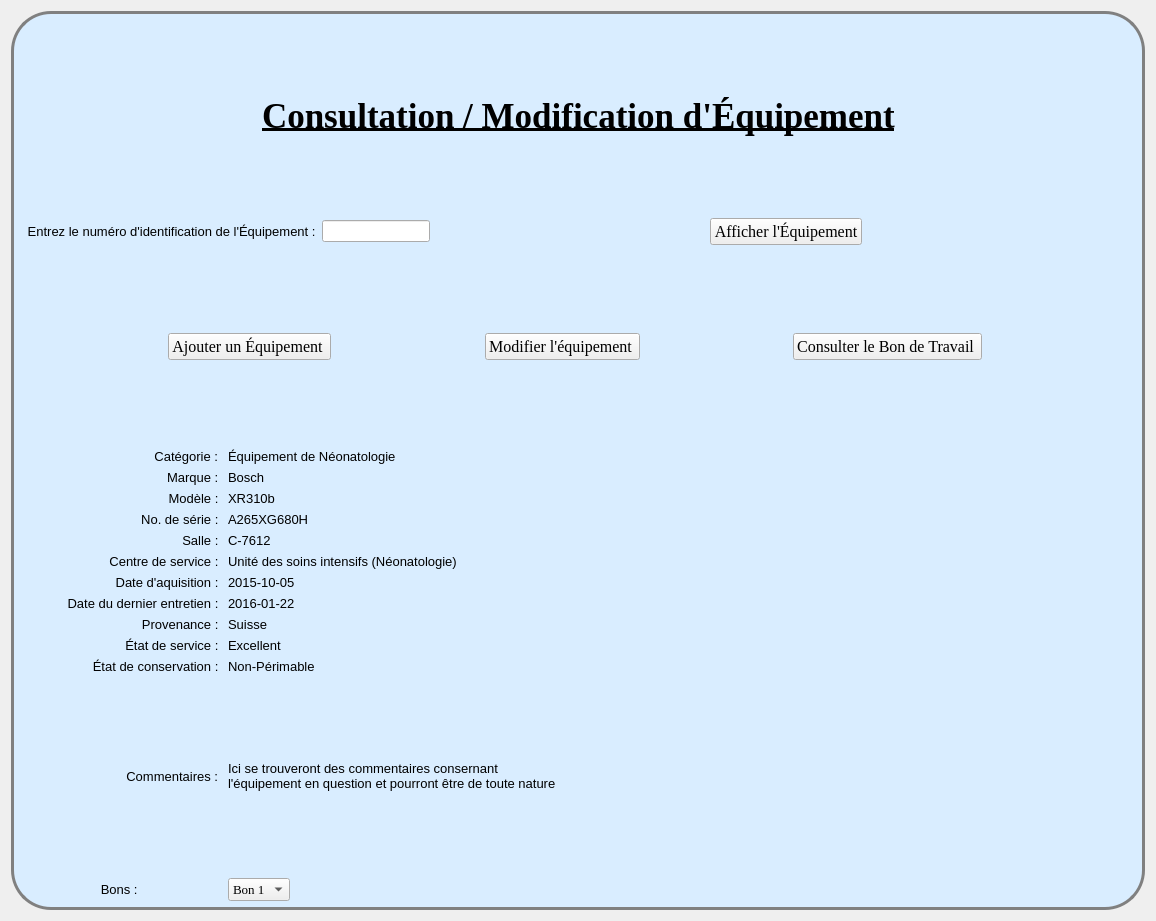
<?xml version="1.0" encoding="UTF-8"?>
<ui version="4.0">
 <class>BackgroundFrame</class>
 <widget class="QWidget" name="BackgroundFrame">
  <property name="geometry">
   <rect>
    <x>0</x>
    <y>0</y>
    <width>1156</width>
    <height>921</height>
   </rect>
  </property>
  <property name="windowTitle">
   <string>Form</string>
  </property>
  <property name="styleSheet">
   <string notr="true"/>
  </property>
  <layout class="QGridLayout" name="gridLayout">
   <item row="0" column="0">
    <widget class="QWidget" name="MainFrame" native="true">
     <property name="styleSheet">
      <string notr="true">#ConsultationEquip {
background: gray;
}

#MainFrame {
border: 3px solid gray;
border-radius: 40px;
background: rgb(217, 237, 255);
}</string>
     </property>
     <layout class="QGridLayout" name="gridLayout_2">
      <item row="0" column="0" colspan="3">
       <layout class="QHBoxLayout" name="horizontalLayout">
        <item>
         <spacer name="horizontalSpacer">
          <property name="orientation">
           <enum>Qt::Horizontal</enum>
          </property>
          <property name="sizeHint" stdset="0">
           <size>
            <width>40</width>
            <height>20</height>
           </size>
          </property>
         </spacer>
        </item>
        <item>
         <widget class="QLabel" name="label">
          <property name="font">
           <font>
            <family>Times New Roman</family>
            <pointsize>26</pointsize>
            <weight>75</weight>
            <italic>false</italic>
            <bold>true</bold>
            <underline>true</underline>
           </font>
          </property>
          <property name="text">
           <string>Consultation / Modification d'Équipement</string>
          </property>
         </widget>
        </item>
        <item>
         <spacer name="horizontalSpacer_2">
          <property name="orientation">
           <enum>Qt::Horizontal</enum>
          </property>
          <property name="sizeHint" stdset="0">
           <size>
            <width>40</width>
            <height>20</height>
           </size>
          </property>
         </spacer>
        </item>
       </layout>
      </item>
      <item row="1" column="0" colspan="2">
       <layout class="QHBoxLayout" name="horizontalLayout_3">
        <item>
         <widget class="QLabel" name="label_6">
          <property name="font">
           <font>
            <pointsize>10</pointsize>
           </font>
          </property>
          <property name="text">
           <string>  Entrez le numéro d'identification de l'Équipement :</string>
          </property>
          <property name="alignment">
           <set>Qt::AlignCenter</set>
          </property>
         </widget>
        </item>
        <item>
         <widget class="QLineEdit" name="lineEdit"/>
        </item>
       </layout>
      </item>
      <item row="1" column="2">
       <layout class="QHBoxLayout" name="horizontalLayout_2">
        <item>
         <spacer name="horizontalSpacer_7">
          <property name="orientation">
           <enum>Qt::Horizontal</enum>
          </property>
          <property name="sizeHint" stdset="0">
           <size>
            <width>40</width>
            <height>20</height>
           </size>
          </property>
         </spacer>
        </item>
        <item>
         <widget class="QPushButton" name="pushButton_4">
          <property name="font">
           <font>
            <family>Times New Roman</family>
            <pointsize>12</pointsize>
           </font>
          </property>
          <property name="text">
           <string>Afficher l'Équipement</string>
          </property>
          <property name="icon">
           <iconset>
            <normaloff>Refresh-icon.png</normaloff>Refresh-icon.png</iconset>
          </property>
          <property name="iconSize">
           <size>
            <width>60</width>
            <height>60</height>
           </size>
          </property>
         </widget>
        </item>
        <item>
         <spacer name="horizontalSpacer_8">
          <property name="orientation">
           <enum>Qt::Horizontal</enum>
          </property>
          <property name="sizeHint" stdset="0">
           <size>
            <width>40</width>
            <height>20</height>
           </size>
          </property>
         </spacer>
        </item>
       </layout>
      </item>
      <item row="2" column="0" colspan="3">
       <layout class="QHBoxLayout" name="horizontalLayout_4">
        <item>
         <spacer name="horizontalSpacer_3">
          <property name="orientation">
           <enum>Qt::Horizontal</enum>
          </property>
          <property name="sizeHint" stdset="0">
           <size>
            <width>40</width>
            <height>20</height>
           </size>
          </property>
         </spacer>
        </item>
        <item>
         <widget class="QPushButton" name="pushButton_8">
          <property name="font">
           <font>
            <family>Times New Roman</family>
            <pointsize>12</pointsize>
           </font>
          </property>
          <property name="text">
           <string>Ajouter un Équipement </string>
          </property>
          <property name="icon">
           <iconset>
            <normaloff>Add-icon.png</normaloff>Add-icon.png</iconset>
          </property>
          <property name="iconSize">
           <size>
            <width>60</width>
            <height>60</height>
           </size>
          </property>
         </widget>
        </item>
        <item>
         <spacer name="horizontalSpacer_5">
          <property name="orientation">
           <enum>Qt::Horizontal</enum>
          </property>
          <property name="sizeHint" stdset="0">
           <size>
            <width>40</width>
            <height>20</height>
           </size>
          </property>
         </spacer>
        </item>
        <item>
         <widget class="QPushButton" name="pushButton_9">
          <property name="font">
           <font>
            <family>Times New Roman</family>
            <pointsize>12</pointsize>
           </font>
          </property>
          <property name="text">
           <string>Modifier l'équipement </string>
          </property>
          <property name="icon">
           <iconset>
            <normaloff>Modify-icon.png</normaloff>Modify-icon.png</iconset>
          </property>
          <property name="iconSize">
           <size>
            <width>60</width>
            <height>60</height>
           </size>
          </property>
         </widget>
        </item>
        <item>
         <spacer name="horizontalSpacer_6">
          <property name="orientation">
           <enum>Qt::Horizontal</enum>
          </property>
          <property name="sizeHint" stdset="0">
           <size>
            <width>40</width>
            <height>20</height>
           </size>
          </property>
         </spacer>
        </item>
        <item>
         <widget class="QPushButton" name="pushButton_10">
          <property name="font">
           <font>
            <family>Times New Roman</family>
            <pointsize>12</pointsize>
           </font>
          </property>
          <property name="text">
           <string>Consulter le Bon de Travail </string>
          </property>
          <property name="icon">
           <iconset>
            <selectedon>view-icon2.png</selectedon>
           </iconset>
          </property>
          <property name="iconSize">
           <size>
            <width>60</width>
            <height>60</height>
           </size>
          </property>
         </widget>
        </item>
        <item>
         <spacer name="horizontalSpacer_4">
          <property name="orientation">
           <enum>Qt::Horizontal</enum>
          </property>
          <property name="sizeHint" stdset="0">
           <size>
            <width>40</width>
            <height>20</height>
           </size>
          </property>
         </spacer>
        </item>
        <item>
         <widget class="QFrame" name="frame">
          <property name="frameShape">
           <enum>QFrame::StyledPanel</enum>
          </property>
          <property name="frameShadow">
           <enum>QFrame::Raised</enum>
          </property>
         </widget>
        </item>
       </layout>
      </item>
      <item row="3" column="0">
       <layout class="QVBoxLayout" name="verticalLayout">
        <item alignment="Qt::AlignRight">
         <widget class="QLabel" name="label_5">
          <property name="font">
           <font>
            <pointsize>10</pointsize>
           </font>
          </property>
          <property name="text">
           <string>Catégorie : </string>
          </property>
          <property name="alignment">
           <set>Qt::AlignCenter</set>
          </property>
         </widget>
        </item>
        <item alignment="Qt::AlignRight">
         <widget class="QLabel" name="label_28">
          <property name="font">
           <font>
            <pointsize>10</pointsize>
           </font>
          </property>
          <property name="text">
           <string>Marque : </string>
          </property>
          <property name="alignment">
           <set>Qt::AlignCenter</set>
          </property>
         </widget>
        </item>
        <item>
         <widget class="QLabel" name="label_32">
          <property name="font">
           <font>
            <pointsize>10</pointsize>
           </font>
          </property>
          <property name="text">
           <string>Modèle : </string>
          </property>
          <property name="alignment">
           <set>Qt::AlignRight|Qt::AlignTrailing|Qt::AlignVCenter</set>
          </property>
         </widget>
        </item>
        <item>
         <widget class="QLabel" name="label_30">
          <property name="font">
           <font>
            <pointsize>10</pointsize>
           </font>
          </property>
          <property name="text">
           <string>No. de série : </string>
          </property>
          <property name="alignment">
           <set>Qt::AlignRight|Qt::AlignTrailing|Qt::AlignVCenter</set>
          </property>
         </widget>
        </item>
        <item>
         <widget class="QLabel" name="label_31">
          <property name="font">
           <font>
            <pointsize>10</pointsize>
           </font>
          </property>
          <property name="text">
           <string>Salle : </string>
          </property>
          <property name="alignment">
           <set>Qt::AlignRight|Qt::AlignTrailing|Qt::AlignVCenter</set>
          </property>
         </widget>
        </item>
        <item>
         <widget class="QLabel" name="label_33">
          <property name="font">
           <font>
            <pointsize>10</pointsize>
           </font>
          </property>
          <property name="text">
           <string>Centre de service : </string>
          </property>
          <property name="alignment">
           <set>Qt::AlignRight|Qt::AlignTrailing|Qt::AlignVCenter</set>
          </property>
         </widget>
        </item>
        <item>
         <widget class="QLabel" name="label_29">
          <property name="font">
           <font>
            <pointsize>10</pointsize>
           </font>
          </property>
          <property name="text">
           <string>Date d'aquisition : </string>
          </property>
          <property name="alignment">
           <set>Qt::AlignRight|Qt::AlignTrailing|Qt::AlignVCenter</set>
          </property>
         </widget>
        </item>
        <item>
         <widget class="QLabel" name="label_27">
          <property name="font">
           <font>
            <pointsize>10</pointsize>
           </font>
          </property>
          <property name="text">
           <string>Date du dernier entretien : </string>
          </property>
          <property name="alignment">
           <set>Qt::AlignRight|Qt::AlignTrailing|Qt::AlignVCenter</set>
          </property>
         </widget>
        </item>
        <item>
         <widget class="QLabel" name="label_26">
          <property name="font">
           <font>
            <pointsize>10</pointsize>
           </font>
          </property>
          <property name="text">
           <string>Provenance : </string>
          </property>
          <property name="alignment">
           <set>Qt::AlignRight|Qt::AlignTrailing|Qt::AlignVCenter</set>
          </property>
         </widget>
        </item>
        <item>
         <widget class="QLabel" name="label_14">
          <property name="font">
           <font>
            <pointsize>10</pointsize>
           </font>
          </property>
          <property name="text">
           <string>État de service : </string>
          </property>
          <property name="alignment">
           <set>Qt::AlignRight|Qt::AlignTrailing|Qt::AlignVCenter</set>
          </property>
         </widget>
        </item>
        <item>
         <widget class="QLabel" name="label_17">
          <property name="font">
           <font>
            <pointsize>10</pointsize>
           </font>
          </property>
          <property name="text">
           <string>État de conservation : </string>
          </property>
          <property name="alignment">
           <set>Qt::AlignRight|Qt::AlignTrailing|Qt::AlignVCenter</set>
          </property>
         </widget>
        </item>
       </layout>
      </item>
      <item row="3" column="1" colspan="2">
       <layout class="QVBoxLayout" name="verticalLayout_2">
        <item>
         <widget class="QLabel" name="label_7">
          <property name="font">
           <font>
            <pointsize>10</pointsize>
           </font>
          </property>
          <property name="text">
           <string>Équipement de Néonatologie</string>
          </property>
          <property name="alignment">
           <set>Qt::AlignLeading|Qt::AlignLeft|Qt::AlignVCenter</set>
          </property>
         </widget>
        </item>
        <item>
         <widget class="QLabel" name="label_35">
          <property name="font">
           <font>
            <pointsize>10</pointsize>
           </font>
          </property>
          <property name="text">
           <string>Bosch</string>
          </property>
          <property name="alignment">
           <set>Qt::AlignLeading|Qt::AlignLeft|Qt::AlignVCenter</set>
          </property>
         </widget>
        </item>
        <item>
         <widget class="QLabel" name="label_36">
          <property name="font">
           <font>
            <pointsize>10</pointsize>
           </font>
          </property>
          <property name="text">
           <string>XR310b</string>
          </property>
          <property name="alignment">
           <set>Qt::AlignLeading|Qt::AlignLeft|Qt::AlignVCenter</set>
          </property>
         </widget>
        </item>
        <item>
         <widget class="QLabel" name="label_37">
          <property name="font">
           <font>
            <pointsize>10</pointsize>
           </font>
          </property>
          <property name="text">
           <string>A265XG680H</string>
          </property>
          <property name="alignment">
           <set>Qt::AlignLeading|Qt::AlignLeft|Qt::AlignVCenter</set>
          </property>
         </widget>
        </item>
        <item>
         <widget class="QLabel" name="label_38">
          <property name="font">
           <font>
            <pointsize>10</pointsize>
           </font>
          </property>
          <property name="text">
           <string>C-7612</string>
          </property>
          <property name="alignment">
           <set>Qt::AlignLeading|Qt::AlignLeft|Qt::AlignVCenter</set>
          </property>
         </widget>
        </item>
        <item>
         <widget class="QLabel" name="label_39">
          <property name="font">
           <font>
            <pointsize>10</pointsize>
           </font>
          </property>
          <property name="text">
           <string>Unité des soins intensifs (Néonatologie)</string>
          </property>
          <property name="alignment">
           <set>Qt::AlignLeading|Qt::AlignLeft|Qt::AlignVCenter</set>
          </property>
         </widget>
        </item>
        <item>
         <widget class="QLabel" name="label_40">
          <property name="font">
           <font>
            <pointsize>10</pointsize>
           </font>
          </property>
          <property name="text">
           <string>2015-10-05</string>
          </property>
          <property name="alignment">
           <set>Qt::AlignLeading|Qt::AlignLeft|Qt::AlignVCenter</set>
          </property>
         </widget>
        </item>
        <item>
         <widget class="QLabel" name="label_41">
          <property name="font">
           <font>
            <pointsize>10</pointsize>
           </font>
          </property>
          <property name="text">
           <string>2016-01-22</string>
          </property>
          <property name="alignment">
           <set>Qt::AlignLeading|Qt::AlignLeft|Qt::AlignVCenter</set>
          </property>
         </widget>
        </item>
        <item>
         <widget class="QLabel" name="label_42">
          <property name="font">
           <font>
            <pointsize>10</pointsize>
           </font>
          </property>
          <property name="text">
           <string>Suisse</string>
          </property>
          <property name="alignment">
           <set>Qt::AlignLeading|Qt::AlignLeft|Qt::AlignVCenter</set>
          </property>
         </widget>
        </item>
        <item>
         <widget class="QLabel" name="label_43">
          <property name="font">
           <font>
            <pointsize>10</pointsize>
           </font>
          </property>
          <property name="text">
           <string>Excellent</string>
          </property>
          <property name="alignment">
           <set>Qt::AlignLeading|Qt::AlignLeft|Qt::AlignVCenter</set>
          </property>
         </widget>
        </item>
        <item>
         <widget class="QLabel" name="label_44">
          <property name="font">
           <font>
            <pointsize>10</pointsize>
           </font>
          </property>
          <property name="text">
           <string>Non-Périmable</string>
          </property>
          <property name="alignment">
           <set>Qt::AlignLeading|Qt::AlignLeft|Qt::AlignVCenter</set>
          </property>
         </widget>
        </item>
       </layout>
      </item>
      <item row="4" column="0">
       <layout class="QHBoxLayout" name="horizontalLayout_7">
        <item alignment="Qt::AlignRight">
         <widget class="QLabel" name="label_34">
          <property name="font">
           <font>
            <pointsize>10</pointsize>
           </font>
          </property>
          <property name="text">
           <string>Commentaires : </string>
          </property>
          <property name="alignment">
           <set>Qt::AlignCenter</set>
          </property>
         </widget>
        </item>
       </layout>
      </item>
      <item row="4" column="1" colspan="2">
       <layout class="QHBoxLayout" name="horizontalLayout_5">
        <item>
         <widget class="QLabel" name="label_45">
          <property name="font">
           <font>
            <pointsize>10</pointsize>
           </font>
          </property>
          <property name="text">
           <string>Ici se trouveront des commentaires consernant
l'équipement en question et pourront être de toute nature</string>
          </property>
          <property name="alignment">
           <set>Qt::AlignLeading|Qt::AlignLeft|Qt::AlignVCenter</set>
          </property>
         </widget>
        </item>
       </layout>
      </item>
      <item row="5" column="0">
       <layout class="QHBoxLayout" name="horizontalLayout_8">
        <item>
         <widget class="QLabel" name="label_46">
          <property name="font">
           <font>
            <pointsize>10</pointsize>
           </font>
          </property>
          <property name="text">
           <string>Bons : </string>
          </property>
          <property name="alignment">
           <set>Qt::AlignCenter</set>
          </property>
         </widget>
        </item>
       </layout>
      </item>
      <item row="5" column="1">
       <layout class="QHBoxLayout" name="horizontalLayout_6">
        <item alignment="Qt::AlignLeft">
         <widget class="QComboBox" name="comboBox">
          <property name="font">
           <font>
            <family>Times New Roman</family>
            <pointsize>10</pointsize>
           </font>
          </property>
          <property name="maxCount">
           <number>2147483645</number>
          </property>
          <property name="sizeAdjustPolicy">
           <enum>QComboBox::AdjustToContentsOnFirstShow</enum>
          </property>
          <item>
           <property name="text">
            <string>Bon 1</string>
           </property>
           <property name="icon">
            <iconset>
             <normaloff>view-icon.png</normaloff>view-icon.png</iconset>
           </property>
          </item>
          <item>
           <property name="text">
            <string>Bon 2</string>
           </property>
          </item>
          <item>
           <property name="text">
            <string>Bon 3</string>
           </property>
          </item>
         </widget>
        </item>
       </layout>
      </item>
     </layout>
     <zorder>label_46</zorder>
     <zorder>horizontalLayoutWidget_6</zorder>
     <zorder>horizontalLayoutWidget_4</zorder>
     <zorder>horizontalLayoutWidget_5</zorder>
     <zorder>horizontalLayoutWidget_3</zorder>
     <zorder></zorder>
     <zorder>layoutWidget</zorder>
     <zorder>horizontalLayoutWidget_2</zorder>
     <zorder>horizontalLayoutWidget</zorder>
     <zorder></zorder>
     <zorder></zorder>
    </widget>
   </item>
  </layout>
  <zorder>label_46</zorder>
  <zorder>pushButton_8</zorder>
  <zorder>pushButton_9</zorder>
  <zorder>pushButton_10</zorder>
  <zorder>MainFrame</zorder>
 </widget>
 <resources/>
 <connections/>
</ui>
